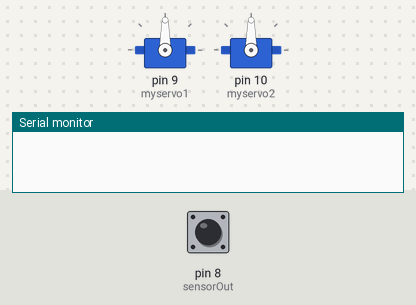
This sketch was run on a simulated Arduino Uno, built with avr-gcc and run on an emulated ATmega328P. Parts: 2 × servo, the last lines printed to the serial monitor. The test bench sets the inputs (shaded band); at power-on: pin 8 (sensorOut) LOW.

Above: at 1.2 s.
1.3 s: pin 8 (sensorOut) pulsed HIGH 2 times (0.12 s each, 0.3 s apart)
At 3.1 s:
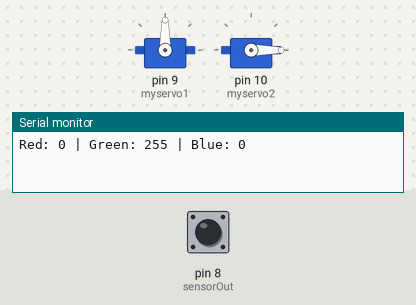
4.3 s: pin 8 (sensorOut) pulsed HIGH 5 times (0.12 s each, 0.3 s apart)
At 6.3 s:
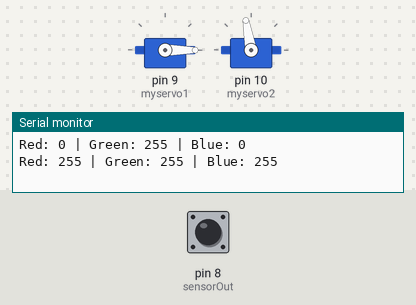
At 7.1 s:
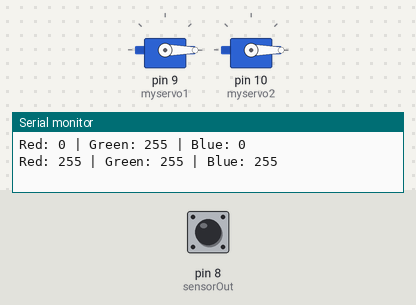
Timing chart, 0 to 8.6 s (numbered marks = the images above; inputs shaded):
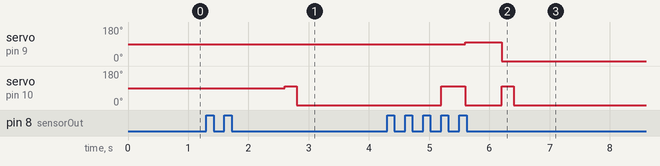

Measured:
- after the input at 1.3 s, servo on pin 10 (myservo2): 90° → 100° after 1.3 s, → 0° 0.20 s later
- after the input at 4.3 s, servo on pin 9 (myservo1): 90° → 100° after 1.3 s, → 0° 0.60 s later; servo on pin 10 (myservo2): 0° → 100° after 0.90 s, → 0° 0.40 s later, → 100° 0.60 s later, → 0° 0.20 s later

The sketch:

dieukhien_tungcai.ino
```cpp
#include <Servo.h>

// Khai báo các chân kết nối của cảm biến màu
const int S0 = 4;
const int S1 = 5;
const int S2 = 6;
const int S3 = 7;
const int sensorOut = 8;

// Biến để lưu giá trị tần số RGB
unsigned long redFrequency = 0;
unsigned long greenFrequency = 0;
unsigned long blueFrequency = 0;

// Tạo đối tượng servo
Servo myservo1;  // Servo 1 (hoạt động khi nhận tín hiệu xanh lá)
Servo myservo2;  // Servo 2 (hoạt động khi nhận tín hiệu xanh dương)

// Khai báo hàm normalize
int normalize(int value, int maxValue);

void setup() {
  // Thiết lập các chân S0, S1, S2, S3 là OUTPUT
  pinMode(S0, OUTPUT);
  pinMode(S1, OUTPUT);
  pinMode(S2, OUTPUT);
  pinMode(S3, OUTPUT);

  // Thiết lập chân sensorOut là INPUT
  pinMode(sensorOut, INPUT);

  // Thiết lập tần số xung ra 20%
  digitalWrite(S0, HIGH);
  digitalWrite(S1, LOW);

  // Gắn servo 1 vào chân 9 và servo 2 vào chân 10
  myservo1.attach(9);
  myservo2.attach(10);

  // Khởi động Serial Monitor với tốc độ 9600 bps
  Serial.begin(9600);
}

void loop() {
  // Đọc giá trị màu đỏ
  digitalWrite(S2, LOW);
  digitalWrite(S3, LOW);
  redFrequency = pulseIn(sensorOut, LOW);

  // Đọc giá trị màu xanh lá
  digitalWrite(S2, HIGH);
  digitalWrite(S3, HIGH);
  greenFrequency = pulseIn(sensorOut, LOW);

  // Đọc giá trị màu xanh dương
  digitalWrite(S2, LOW);
  digitalWrite(S3, HIGH);
  blueFrequency = pulseIn(sensorOut, LOW);

  // Xác định giá trị tần số lớn nhất để chuẩn hóa
  unsigned long maxFrequency = max(redFrequency, max(greenFrequency, blueFrequency));

  // Kiểm tra tránh chia cho 0
  if (maxFrequency == 0) {
    maxFrequency = 1; // Đặt giá trị lớn nhất là 1 để tránh lỗi chia
  }

  // Chuẩn hóa các giá trị RGB về thang 0-255
  int redValue = normalize(redFrequency, maxFrequency);
  int greenValue = normalize(greenFrequency, maxFrequency);
  int blueValue = normalize(blueFrequency, maxFrequency);

  // Hiển thị giá trị RGB chuẩn hóa
  Serial.print("Red: ");
  Serial.print(redValue);
  Serial.print(" | Green: ");
  Serial.print(greenValue);
  Serial.print(" | Blue: ");
  Serial.println(blueValue);

  // Điều khiển servo 1 dựa trên màu xanh lá
  if (greenValue > 200) { // Nếu màu xanh lá vượt quá ngưỡng
    myservo2.write(100);    // Servo 1 quay về vị trí 90 độ
    delay(200);
    myservo2.write(0);     // Sau đó quay lại vị trí 0 độ
  }
  // Điều khiển servo 2 dựa trên màu xanh dương
  if (blueValue > 200) {   // Nếu màu xanh dương vượt quá ngưỡng
    myservo2.write(100);   // Servo 2 quay về vị trí 180 độ
    delay(200);
    myservo2.write(0);    // Sau đó quay lại vị trí 90 độ
  }
  //mau cam
  if(redValue >= 250 && greenValue >= 130){
    myservo1.write(100);
    delay(200);
    myservo1.write(0);
  }
  // mau kaki
  if(redValue >= 240 && greenValue >= 220 && blueValue >= 130){
    myservo1.write(100);
    delay(200);
    myservo1.write(0);
  }
  // mau do
  if(redValue >= 250){
    myservo1.write(100);
    delay(200);
    myservo1.write(0);
  }
  //mau xanh ngoc
  if(redValue >= 60 && greenValue >= 220 && blueValue >= 200){
    myservo2.write(100);
    delay(200);
    myservo2.write(0);
  }

  // Tạm dừng trước lần đọc tiếp theo
  delay(1000);
}

// Định nghĩa hàm normalize
int normalize(int value, int maxValue) {
  return map(value, 0, maxValue, 0, 255);
}
```
